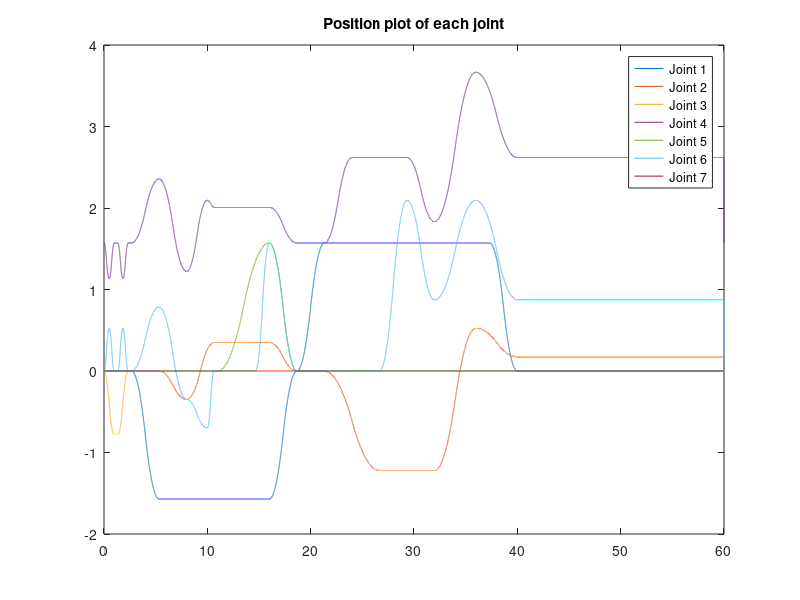
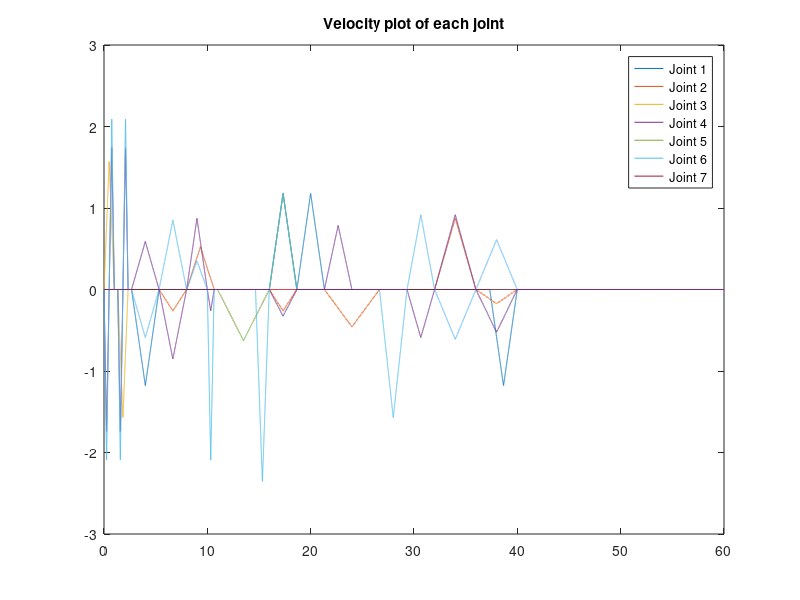

Reproduce these figures in MATLAB, in order.
clear
clc
close all

%Joint1 v = 1.25 a =4
%Joint2 v =  a =    v= 1.5 a = 5 at 65 (for 1 second of 0)
%BOM IS 84 and that 1.4 seconds per beat
initial_position = [0 0 0 90 0 0 0];
initial_position = initial_position*(pi/180);

%defines the limits of the velocity and acceleration of the panda to ensure
%it never exceeds P_phase4(n) = Strumming_pattern(2,n);
vel_max = [2.175 2.175 2.175 2.175 2.61 2.61 2.61]; %rad/s
a_max = [15 7.5 10 12.5 15 20 20]; %rad/s^2

%sets initial position of panda (must match initial in cpp code)
Initial_position = [0, -pi/4, 0, -3 * pi/4, 0, pi/2, pi/4];
phases = 5; %this is the number of target locations the program will have
joint = 1;

pandafilename = 'dance_pattern70.csv'; %name of csv that will be produced



%% Desired Inputs 
BPM = 90;
Time_factor = 60/BPM;
a=2;
%Creates the Position Blocks for the dance moves
%%right robot
bop_right = {0;0;[45 0 -45 0];-1*[25 -25 0 25 -25 0];0;[-30 30 0 -30 30 0];0};
bop_right_t = {4;4;[1.5 .5 1.5 .5];[.75 .75 .5 .75 .75 .5];4;[.75 .75 .5 .75 .75 .5];4};

stand_look_left = {-90;0;0;45;0;-45;0};
stand_look_left_t = {4;4;4;4;4;4;4};

%robot 'sits' and then propels forward and turns to face the front
formation_right = {0;[-20 40 0];0;-1*[65 -50 5 0];[0 -90];[65 20 -40 0 -90];0};
formation_right_t = {16;[4 4 8];16;[4 3 1 8];[8.5 7.5];[4 3 1 6 2];16};

for i = 1:7
    total_right{i} = sum([bop_right{i} stand_look_left{i} formation_right{i}]);
    return_right{i} = -total_right{i};
    return_right_t{i} = 4;
end

bend = {[90 0 -90];[0 -70 0 100 -20];0;[0 60 0 -45 105 -60];0;[0 -120 70 -70 70];0;};
bend_t = {[4 24 4];[4 8 8 6 6];32;[4 4 8 4 6 6];32; [12 4 4 6 6];32;};

wait = {0;0;0;0;0;0;0};
wait_t = {30;30;30;30;30;30;30};

%%middle robot
bop_middle = {0;[15 0 -15 0];0;-1*[15 -30 0 30 -15 0];0;[-30 30 0 -30 30 0];0};
bop_middle_t = {4;[1.5 .5 1.5 .5];4;[.75 .75 .5 .75 .75 .5];4;[.75 .75 .5 .75 .75 .5];4};

stand = {0;0;0;45;0;-45;0};
stand_t = {4;4;4;4;4;4;4};

formation_middle = {0;[-20 40 0 -20 15];0;-1*[65 -50 5 0 100];[0 -180];[65 20 -40 0 -90];0};
formation_middle_t = {16;[4 4 .5 2.5 5];16;[4 3 1 .5 7.5];[8.5 7.5];[4 3 1 6 2]; 16};

for i = 1:7
    total{i} = sum([bop_middle{i} stand{i} formation_middle{i}]);
    return_middle{i} = -total{i};
    return_middle_t{i} = 4;
end

%%left robot
bop_left = {0;0;[-45 0 45 0];-1*[25 -25 0 25 -25 0];0;[-30 30 0 -30 30 0];0};
bop_left_t = {4;4;[1.5 .5 1.5 .5];[.75 .75 .5 .75 .75 .5];4;[.75 .75 .5 .75 .75 .5];4};

stand_look_right = {60;0;0;45;0;-45;0};
stand_look_right_t = {4;4;4;4;4;4;4};

formation_left = {0;[-20 40 0];0;[65 -30 10 0];[0 -90];[65 40 -20 0 90];0};
formation_left_t ={16;[4 4 8];16;[4 3 1 8];[8.5 7.5];[4 3 1 6 2];16};

return_left = {[0 -60];-20;0;0;90;-130;0};
return_left_t = {[1 3];4;4;4;4;4;4};

%DANCES
dance_routine_right = {bop_right stand_look_left formation_right return_right bop_right bop_right};
dance_routine_right_t = {bop_right_t stand_look_left_t formation_right_t return_right_t bop_right_t bop_right_t};

%% DAnce Time

xarmfilename = 'task0.csv'; %name of csv that will be produced RIGHT 
Dance_routine = {bop_right stand_look_left formation_right return_right bend wait};
Dance_routine_t = {bop_right_t stand_look_left_t formation_right_t return_right_t bend_t wait_t};
% Dance_routine = {bop_middle stand formation_middle return_middle bop_middle bop_middle};
% Dance_routine_t = {bop_middle_t stand_t formation_middle_t return_middle_t bop_middle_t bop_middle_t};

%%

%Does not move
Wait = [0;0;1];

%******Part to change******
n = numel(Dance_routine);

%Time input of each joint
t1 = [];
t2 = [];
t3 = [];
t4 = [];
t5 = [];
t6 = [];
t7 = [];


Phase_array = [];
time_array = [];
P_phase = {};
t_phase = {};
spot = 1;
for j = 1:7
    Phase_array = [];
    time_array = [];
    for m = 1:n
        Phase_array = [Phase_array Dance_routine{m}{j}];
        time_array = [time_array Dance_routine_t{m}{j}];
    end
    P_phase{j} = Phase_array;
    t_phase{j} = Time_factor*time_array;
    
end
%Adds in Strumming pattern

debugt = t_phase;
debugp = P_phase;
% t_phase = {t1; t2; t3; t4; t5; t6; t7}; %time it will take to complete each phase
% P_phase = {P_phase1; P_phase2; P_phase3; P_phase4; P_phase5; P_phase6; P_phase7}; 
%target position of each phase

t_step = 0.001; %value of time steps for lamba function
%finds total t to make arrays

%%

for i = 1:numel(t_phase) 
t_test(i) = sum(t_phase{i});
end


%finds total t to make arrays
t_total = max(t_test);
datapoints = int64(t_total/t_step);
time = linspace(0,t_total,datapoints);
Trajectory = zeros([7 datapoints]);
Velocity = zeros([7 datapoints]);


for j = 1:7 %runs the program 7 times for each joint
    phases = numel(P_phase{j}); 
    i=1;
    currentplace = 0;
    current_pos = 1;
    t_pos = 0;
    negativeplace = zeros([1 phases]);
    zeroplace = zeros([1 phases]);
    %defines some inital conditions
    t1 = 0; %inital time for each phase
    P1 = 0; %inital position displacement
    v0 = 0;%initial velocity
    
 
    
    while i<=phases
        P_phase{j}(i) = P_phase{j}(i)*(pi/180); %convert to radians
        P = P_phase{j}(i);
        t_a = t_phase{j}(i)/2;
        a = (P_phase{j}(i) -v0*t_a)/(t_a^2);
        vf = t_a*a;
        if abs(a) > a_max(j) || abs(vf) > vel_max(j)
            rip = ['too fast at phase ',num2str(i),' joint ',num2str(j),' velocity ',num2str(vf),' acceleration ',num2str(a)];
            disp(rip)
            %break
        end
        %creates some datapoints along the kinematic equation to use for 5th
        %order polynomial
        t = linspace(t1,t_a,10);
        y_start = P1 + .5*a*t.^2;

        %5th orde0 0 0 90 0 -90 0];r trajectory
        [P_start, s, mu] = polyfit(t,y_start,6);
        data_accel = t_a/0.001;
        x2_start = linspace(0,t_a,data_accel);
        y2_start = polyval(P_start,x2_start,s,mu);
        
        %Deceleration 
        t_total = 2*t_a;
        t_end = flip(t_total - t);
        y_end = y2_start(end) + vf*t - .5*a*t.^2;

        %5th order
        [P_end, s_end, mu_end] = polyfit(t,y_end,6);
        x2_end = linspace(0,t_a,data_accel);
        y2_end = polyval(P_end,x2_end, s_end, mu_end);
        x2_end = flip(t_total-x2_end);
        
        %makes trajectory  and velocity grid

        t_pos = t_pos + t_phase{j}(i);

        time_grid = [x2_start x2_end];
        
        if i>1
            time_grid = t_pos + [x2_start x2_end];
        end
        traj_grid = [y2_start y2_end];
        %creats gradient velocities (v=d/t)
        Single_Velocity_grid = gradient(traj_grid(:))./gradient(time_grid(:));
        Velocity_grid = transpose(Single_Velocity_grid);

%         if negativeplace(i) > 0 %checks to make negative direction
%                 traj_grid=-traj_grid;
%                 Velocity_grid = -Velocity_grid;
%         end
%         if zeroplace(i) > 0 %checks to make pause times
%             traj_grid= 0 * traj_grid;
%             Velocity_grid = 0 * Velocity_grid;
%         end
        
        if i > 1
            current_pos = end_pos+1;
%current_pos + (t_phase{j}((i-1))/t_step);
        end
        end_pos = current_pos + numel(time_grid)-1;
        %makes trajectory, time velocity array

        %abs_position(i) =traj_grid(end);
        if i==1
            Trajectory(j,current_pos:end_pos) = traj_grid;
        else
            Trajectory(j,current_pos:end_pos) = traj_grid;
        end
        Velocity(j,current_pos:end_pos) = Velocity_grid;
        
        P1 = traj_grid(end);
        
        i=i+1;
        
    end
end

Velocity_phase1 = Velocity;
figure
for i = 1:7
    Trajectory(i,:) = Trajectory(i,:) + initial_position(i);
    if i == 5 || i == 6 || i == 3
        Trajectory(i,:) = -1*Trajectory(i,:);
    end
    plot(time,Trajectory(i,:))
    hold on
end
title('Position plot of each joint')
legend('Joint 1','Joint 2','Joint 3','Joint 4','Joint 5','Joint 6','Joint 7')

figure
for i = 1:7
    plot(time,Velocity(i,:))
    hold on
end
legend('Joint 1','Joint 2','Joint 3','Joint 4','Joint 5','Joint 6','Joint 7')
title('Velocity plot of each joint')

% Final create
%Velocity_phase1 = transpose(Velocity_phase1);
%Velocity_phase2 = transpose(Velocity_phase2);
%Velocity_phase2 = 0 * Velocity_phase2;
Trajectory(8,:) = time;
final_position_db = transpose(Trajectory);
final_position = final_position_db(1:8:end,:);
delete(xarmfilename);
csvwrite(xarmfilename,final_position);

final_trajectory = Velocity_phase1;
final_trajectory = transpose(final_trajectory);
csvwrite(pandafilename,final_trajectory);